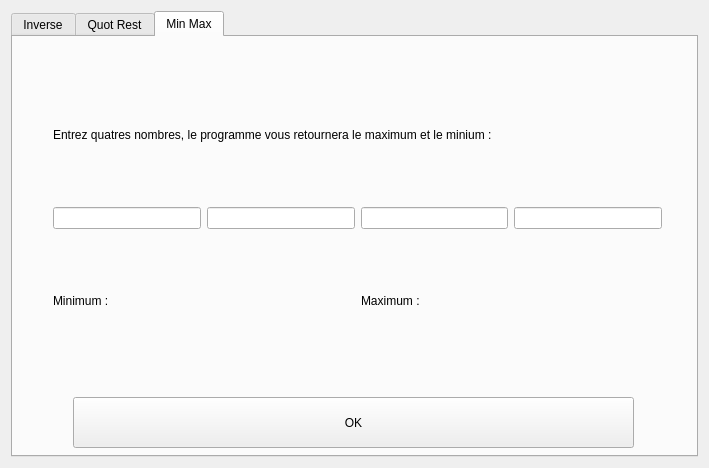
<?xml version="1.0" encoding="UTF-8"?>
<ui version="4.0">
 <class>Widget</class>
 <widget class="QWidget" name="Widget">
  <property name="geometry">
   <rect>
    <x>0</x>
    <y>0</y>
    <width>709</width>
    <height>468</height>
   </rect>
  </property>
  <property name="windowTitle">
   <string>Calcul Divers . . .</string>
  </property>
  <layout class="QGridLayout" name="gridLayout">
   <item row="0" column="0">
    <widget class="QTabWidget" name="tabWidget">
     <property name="currentIndex">
      <number>2</number>
     </property>
     <widget class="QWidget" name="inverse">
      <attribute name="title">
       <string>Inverse</string>
      </attribute>
      <widget class="QWidget" name="verticalLayoutWidget">
       <property name="geometry">
        <rect>
         <x>19</x>
         <y>19</y>
         <width>661</width>
         <height>391</height>
        </rect>
       </property>
       <layout class="QVBoxLayout" name="verticalLayout">
        <item>
         <layout class="QHBoxLayout" name="horizontalLayout_3">
          <item>
           <widget class="QLabel" name="affichageInverse">
            <property name="text">
             <string>  Saisir ici le nombre à inverser : </string>
            </property>
           </widget>
          </item>
          <item>
           <widget class="QLineEdit" name="EditNombre"/>
          </item>
         </layout>
        </item>
        <item>
         <layout class="QHBoxLayout" name="horizontalLayout_4">
          <item>
           <widget class="QLabel" name="affichageResultInverse">
            <property name="text">
             <string>L'inverse de ce nombre est : </string>
            </property>
           </widget>
          </item>
          <item>
           <widget class="QLabel" name="LabInverse">
            <property name="text">
             <string/>
            </property>
           </widget>
          </item>
         </layout>
        </item>
       </layout>
      </widget>
     </widget>
     <widget class="QWidget" name="quotrest">
      <attribute name="title">
       <string>Quot Rest</string>
      </attribute>
      <widget class="QWidget" name="verticalLayoutWidget_2">
       <property name="geometry">
        <rect>
         <x>19</x>
         <y>20</y>
         <width>501</width>
         <height>381</height>
        </rect>
       </property>
       <layout class="QVBoxLayout" name="verticalLayout_2">
        <item>
         <layout class="QHBoxLayout" name="horizontalLayout">
          <item>
           <widget class="QLabel" name="label">
            <property name="text">
             <string>Saisir ici un numérateur :</string>
            </property>
           </widget>
          </item>
          <item>
           <widget class="QLineEdit" name="EditNum"/>
          </item>
         </layout>
        </item>
        <item>
         <layout class="QHBoxLayout" name="horizontalLayout_2">
          <item>
           <widget class="QLabel" name="label_2">
            <property name="text">
             <string>Saisir ici le numérateur : </string>
            </property>
           </widget>
          </item>
          <item>
           <widget class="QLineEdit" name="EditDen"/>
          </item>
         </layout>
        </item>
        <item>
         <layout class="QHBoxLayout" name="horizontalLayout_5">
          <item>
           <widget class="QLabel" name="label_3">
            <property name="text">
             <string>Quotient :</string>
            </property>
           </widget>
          </item>
          <item>
           <widget class="QLabel" name="LabQuotient">
            <property name="text">
             <string/>
            </property>
           </widget>
          </item>
         </layout>
        </item>
        <item>
         <layout class="QHBoxLayout" name="horizontalLayout_6">
          <item>
           <widget class="QLabel" name="label_4">
            <property name="text">
             <string>Reste :</string>
            </property>
           </widget>
          </item>
          <item>
           <widget class="QLabel" name="LabReste">
            <property name="text">
             <string/>
            </property>
           </widget>
          </item>
         </layout>
        </item>
       </layout>
      </widget>
      <widget class="QPushButton" name="butValid">
       <property name="geometry">
        <rect>
         <x>580</x>
         <y>180</y>
         <width>91</width>
         <height>61</height>
        </rect>
       </property>
       <property name="font">
        <font>
         <pointsize>10</pointsize>
         <weight>75</weight>
         <italic>true</italic>
         <bold>true</bold>
        </font>
       </property>
       <property name="text">
        <string>OK</string>
       </property>
      </widget>
     </widget>
     <widget class="QWidget" name="minmax">
      <attribute name="title">
       <string>Min Max</string>
      </attribute>
      <widget class="QWidget" name="verticalLayoutWidget_3">
       <property name="geometry">
        <rect>
         <x>29</x>
         <y>20</y>
         <width>631</width>
         <height>321</height>
        </rect>
       </property>
       <layout class="QVBoxLayout" name="verticalLayout_3">
        <item>
         <layout class="QVBoxLayout" name="verticalLayout_4">
          <item>
           <widget class="QLabel" name="label_7">
            <property name="text">
             <string>Entrez quatres nombres, le programme vous retournera le maximum et le minium :</string>
            </property>
           </widget>
          </item>
         </layout>
        </item>
        <item>
         <layout class="QHBoxLayout" name="horizontalLayout_7">
          <item>
           <widget class="QLineEdit" name="Editn1"/>
          </item>
          <item>
           <widget class="QLineEdit" name="Editn2"/>
          </item>
          <item>
           <widget class="QLineEdit" name="Editn3"/>
          </item>
          <item>
           <widget class="QLineEdit" name="Editn4"/>
          </item>
         </layout>
        </item>
        <item>
         <layout class="QHBoxLayout" name="horizontalLayout_8">
          <item>
           <widget class="QLabel" name="label_5">
            <property name="text">
             <string>Minimum :</string>
            </property>
           </widget>
          </item>
          <item>
           <widget class="QLabel" name="LabMini">
            <property name="text">
             <string/>
            </property>
           </widget>
          </item>
          <item>
           <widget class="QLabel" name="label_6">
            <property name="text">
             <string>Maximum :</string>
            </property>
           </widget>
          </item>
          <item>
           <widget class="QLabel" name="LabMaxi">
            <property name="text">
             <string/>
            </property>
           </widget>
          </item>
         </layout>
        </item>
       </layout>
      </widget>
      <widget class="QPushButton" name="pushButton">
       <property name="geometry">
        <rect>
         <x>60</x>
         <y>360</y>
         <width>561</width>
         <height>51</height>
        </rect>
       </property>
       <property name="text">
        <string>OK</string>
       </property>
      </widget>
     </widget>
    </widget>
   </item>
  </layout>
 </widget>
 <layoutdefault spacing="6" margin="11"/>
 <resources/>
 <connections/>
</ui>
